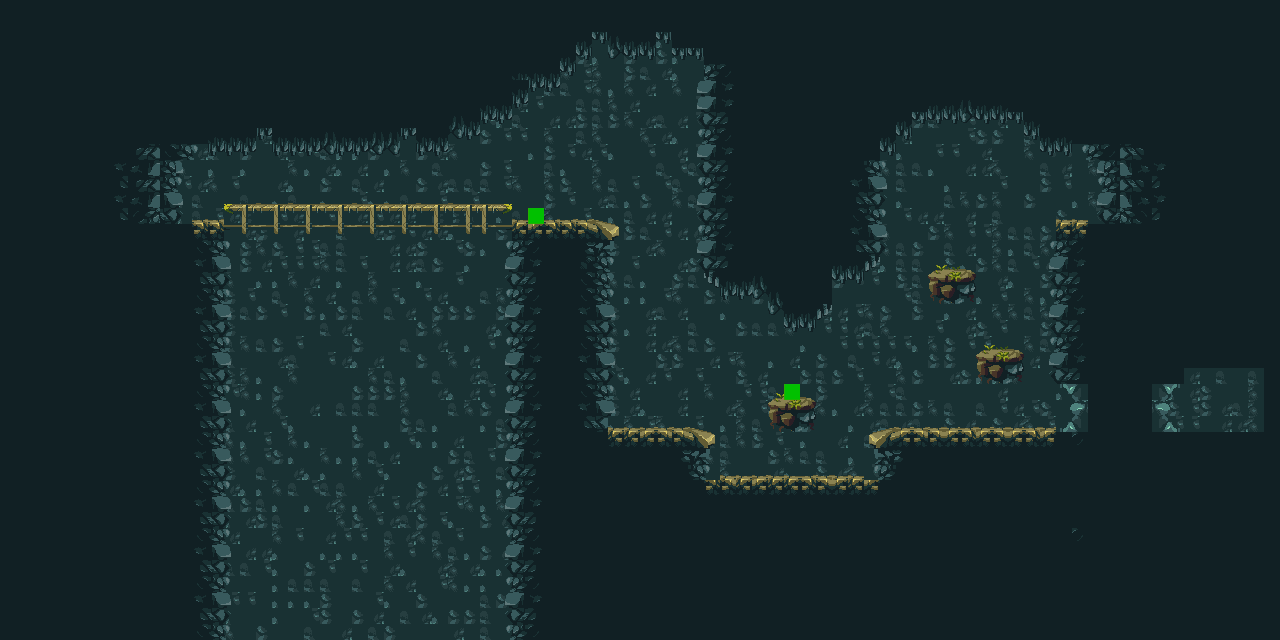

A 2D game scene composited from a Tiled map and its tileset images. What follows is a short description and the map's XML, with each tile layer's data collapsed to a summary:
An orthogonal 80x40 tile map with 16x16 px tiles, 4 tile layers (caveBackground, mainGrass, enemies, front), 1 hidden layer not drawn, 3 tilesets.

<map version="1.5" tiledversion="1.7.2" orientation="orthogonal" renderorder="right-down" width="80" height="40" tilewidth="16" tileheight="16" infinite="0" nextlayerid="11" nextobjectid="1">
 <editorsettings>
  <export target="basic_tilemap_2_010.json" format="json" />
 </editorsettings>
 <tileset firstgid="1" name="Magic_Cliffs16_2" tilewidth="16" tileheight="16" tilecount="1160" columns="58">
  <image source="../tiles/Magic-Cliffs-Environment/PNG/tileset.png" width="928" height="320" />
 </tileset>
 <tileset firstgid="1161" name="Magic_Cliffs16" tilewidth="16" tileheight="16" tilecount="1160" columns="58">
  <image source="../tiles/Magic-Cliffs-Environment/PNG/tileset.png" width="928" height="320" />
 </tileset>
 <tileset firstgid="2321" name="nes-color-palette" tilewidth="16" tileheight="16" tilecount="64" columns="16">
  <image source="../tiles/nes-color-palette.jpg" width="256" height="64" />
 </tileset>
 <layer id="2" name="caveBackground" width="80" height="40">
  <data>[3200 cells, 2886 non-empty, 9 distinct tile ids]</data>
 </layer>
 <layer id="3" name="mainGrass" width="80" height="40">
  <data>[3200 cells, 2247 non-empty, 91 distinct tile ids]</data>
 </layer>
 <layer id="10" name="enemies" width="80" height="40">
  <data>[3200 cells, 2 non-empty, 1 distinct tile ids]</data>
 </layer>
 <layer id="9" name="front" width="80" height="40">
  <data>[3200 cells, 98 non-empty, 28 distinct tile ids]</data>
 </layer>
 <layer id="7" name="exclude" width="80" height="40" visible="0">
  <data>[3200 cells, 66 non-empty, 3 distinct tile ids]</data>
 </layer>
</map>
